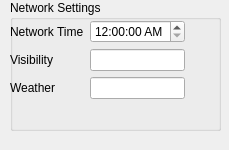
<ui version="4.0" >
 <class>NetworkWeatherSettings</class>
 <widget class="QWidget" name="NetworkWeatherSettings" >
  <property name="geometry" >
   <rect>
    <x>0</x>
    <y>0</y>
    <width>229</width>
    <height>150</height>
   </rect>
  </property>
  <property name="windowTitle" >
   <string>Network Settings</string>
  </property>
  <widget class="QGroupBox" name="mNetSetGroupBox" >
   <property name="geometry" >
    <rect>
     <x>10</x>
     <y>0</y>
     <width>211</width>
     <height>131</height>
    </rect>
   </property>
   <property name="title" >
    <string>Network Settings</string>
   </property>
   <widget class="QWidget" name="gridLayout_3" >
    <property name="geometry" >
     <rect>
      <x>0</x>
      <y>20</y>
      <width>201</width>
      <height>101</height>
     </rect>
    </property>
    <layout class="QGridLayout" >
     <property name="leftMargin" >
      <number>0</number>
     </property>
     <property name="topMargin" >
      <number>0</number>
     </property>
     <property name="rightMargin" >
      <number>0</number>
     </property>
     <property name="bottomMargin" >
      <number>0</number>
     </property>
     <property name="horizontalSpacing" >
      <number>6</number>
     </property>
     <property name="verticalSpacing" >
      <number>6</number>
     </property>
     <item row="0" column="2" >
      <spacer>
       <property name="orientation" >
        <enum>Qt::Horizontal</enum>
       </property>
       <property name="sizeHint" >
        <size>
         <width>40</width>
         <height>20</height>
        </size>
       </property>
      </spacer>
     </item>
     <item row="0" column="1" >
      <widget class="QTimeEdit" name="mNetworkTimeEdit" >
       <property name="displayFormat" >
        <string>hh:mm:ss AP</string>
       </property>
      </widget>
     </item>
     <item row="1" column="0" >
      <widget class="QLabel" name="mVisibilityLabel" >
       <property name="text" >
        <string>Visibility</string>
       </property>
      </widget>
     </item>
     <item row="2" column="1" >
      <widget class="QLineEdit" name="mWeatherLineEdit" >
       <property name="readOnly" >
        <bool>true</bool>
       </property>
      </widget>
     </item>
     <item row="0" column="0" >
      <widget class="QLabel" name="mNetworkTimeLabel" >
       <property name="text" >
        <string>Network Time</string>
       </property>
      </widget>
     </item>
     <item row="2" column="0" >
      <widget class="QLabel" name="mWeatherLabel" >
       <property name="text" >
        <string>Weather</string>
       </property>
      </widget>
     </item>
     <item row="1" column="1" >
      <widget class="QLineEdit" name="mVisibilityLineEdit" >
       <property name="readOnly" >
        <bool>true</bool>
       </property>
      </widget>
     </item>
     <item row="3" column="0" >
      <spacer>
       <property name="orientation" >
        <enum>Qt::Vertical</enum>
       </property>
       <property name="sizeHint" >
        <size>
         <width>20</width>
         <height>40</height>
        </size>
       </property>
      </spacer>
     </item>
    </layout>
   </widget>
  </widget>
 </widget>
 <resources/>
 <connections/>
</ui>
